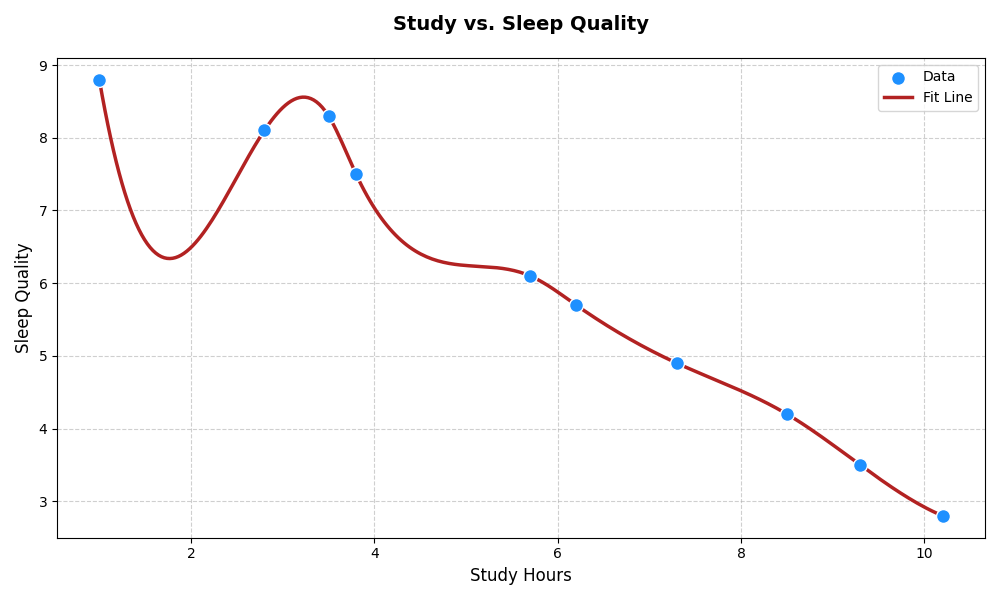

This chart was generated by the following Python code:
import numpy as np
import matplotlib.pyplot as plt
from scipy.interpolate import make_interp_spline

study_hours = np.array([1.0, 2.8, 3.5, 3.8, 5.7, 6.2, 7.3, 8.5, 9.3, 10.2])
sleep_quality = np.array([8.8, 8.1, 8.3, 7.5, 6.1, 5.7, 4.9, 4.2, 3.5, 2.8])

x_smooth = np.linspace(study_hours.min(), study_hours.max(), 300)
spline = make_interp_spline(study_hours, sleep_quality, k=3)
y_smooth = spline(x_smooth)

plt.figure(figsize=(10, 6))
plt.scatter(study_hours, sleep_quality, color='dodgerblue', s=100, edgecolor='white', zorder=5, label='Data')
plt.plot(x_smooth, y_smooth, color='firebrick', lw=2.5, zorder=4, label='Fit Line')

plt.title('Study vs. Sleep Quality', fontsize=14, weight='bold', pad=20)
plt.xlabel('Study Hours', fontsize=12)
plt.ylabel('Sleep Quality', fontsize=12)
plt.grid(True, linestyle='--', alpha=0.6)

plt.legend(loc='upper right', fontsize=10)
plt.tight_layout()
plt.show()
